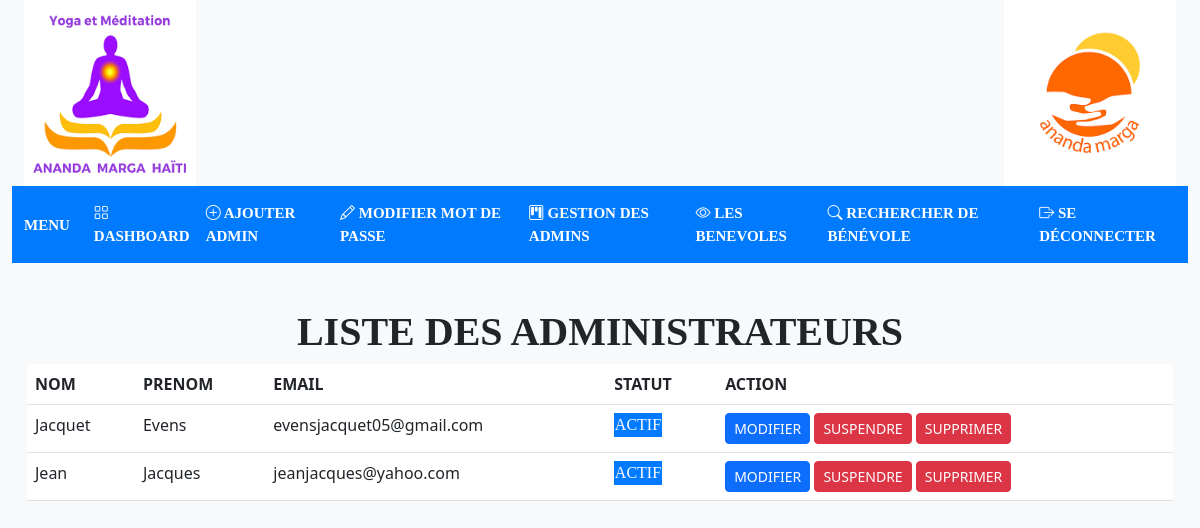
The app's page /Gestion_Admin (signed in) with its own data.
### tables this page shows
CREATE TABLE admin (
    id INTEGER PRIMARY KEY,
    nom TEXT,
    prenom TEXT,
    email TEXT UNIQUE ,
    mot_de_passe_salt TEXT NON NULL,
    mot_de_passe_hash TEXT NON NULL,
    statut INTEGER NON NULL DEFAULT 1,
    token TEXT UNIQUE
);

### app.py (the view)
@app.route("/Gestion_Admin")
@connection_requise
def gestion():
    ad = get_admins()
    return render_template("html/pages/gestion.html", admins=ad)

### app.py (called while the page is built)
def get_db():
    if not hasattr(g, "_database"):
        g._database = Database()
    return g._database

def connection_requise(f):
    @wraps(f)
    def decorated_function(*args, **kwargs):
        if "courriel" not in session:
            return redirect(url_for("admin")), 302
        return f(*args, **kwargs)
    return decorated_function

def get_admins():
    return get_db().get_admins()

### database.py (called while the page is built)
    def get_connection(self):
        if self.connection is None:
            self.connection = sqlite3.connect("db/db.db")
        return self.connection

    def get_admins(self):
        cursor = self.get_connection().cursor()
        cursor.execute("SELECT id,nom,prenom,email,statut FROM admin")
        rows = cursor.fetchall()
        return rows

### templates/html/pages/gestion.html
{% extends "html/base/backend.html" %}
{% block content %}
    <div class="conteneur">
    <h1>LISTE DES ADMINISTRATEURS</h1>
    <table class="table">
    <thead>
        <tr>
            <th scope="col">NOM</th>
            <th scope="col">PRENOM</th>
            <th scope="col">EMAIL</th>
            <th scope="col">STATUT</th>
            <th scope="col">ACTION</th>
        </tr>
    </thead>
    <tbody>
            {% for admin in admins %}
        <tr>
            <td>{{ admin[1] }}</td>
            <td>{{ admin[2] }}</td>
            <td>{{ admin[3] }}</td>
            {% if not admin[4] %}
                <td>
                    <div class="btn2">INACTIF</div>
                </td>
            {% else %}
            <td>  <div class="btn1">ACTIF</div></td>
             {% endif %}
            <td>
                <a class="btn btn-primary btn-sm" href="{{ url_for('update', id = admin[0]) }}">MODIFIER</a>
                <a class="btn btn-danger btn-sm" href="{{ url_for('suspend', statut = admin[4], email = admin[3]) }}">SUSPENDRE</a>
               <a class="btn btn-danger btn-sm" href="{{ url_for('delete', email=admin[3]) }}">SUPPRIMER</a>
            </td>
        </tr>
    {% endfor %}
    </tbody>
</table>
    </div>
{% endblock %}

### static/css/style.css (style rules this page uses)
html, body { min-height: 100vh !important; margin: 0; display: flex; flex-direction: column; background-color: #f8f9fa; }
.conteneur { overflow: hidden; border: 0 solid; margin: 15px; }
.btn1 { background-color: #007BFF; color: #fff; text-decoration: none; border-radius: 0; font-family: 'Times New Roman', Times, serif; width: 50%; text-align: center; }

### static/css/navHor.css (style rules this page uses)
h1 { padding-top: 30px; font-size: 25px; text-align: center; font-family: 'Times New Roman', Times, serif; font-weight: bold; }
body { background-color: #f8f9fa; }

### static/css/api.css (style rules this page uses)
body { background-color: #f8f9fa; }
h1 { font-size: 2.5rem; font-weight: 700; }

### records on screen
admin: nom "Jacquet", prenom "Evens", email "evensjacquet05@gmail.com", statut "ACTIF"
admin: nom "Jean", prenom "Jacques", email "jeanjacques@yahoo.com", statut "ACTIF"
